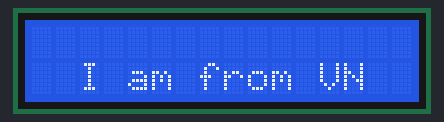
This sketch was run on a simulated Arduino Uno, built with avr-gcc and run on an emulated ATmega328P. Parts: 16×2 character LCD.

Above: at 0.1 s.
At 1.1 s:
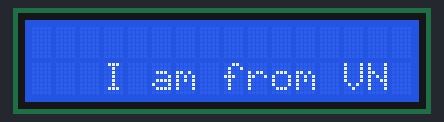
At 7.1 s:
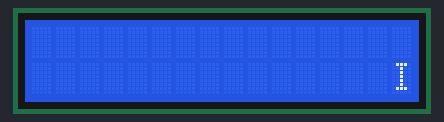
At 14.1 s:
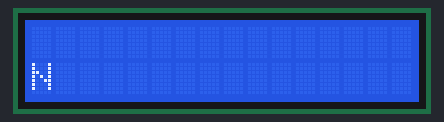
At 20.1 s:
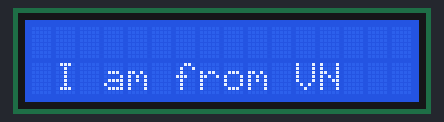
At 39.1 s:
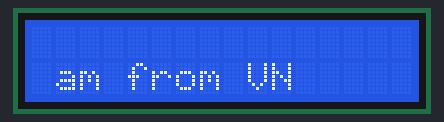

The sketch:

lcd16x2.ino
```cpp
#include <LiquidCrystal.h>
LiquidCrystal lcd (12,11,5,4,3,2);  //khởi tạo chân Lcd (RS,E,D4,D5,D6,D7)

// Tạo ký tự đặc biệt
//https://maxpromer.github.io/LCD-Character-Creator/
byte customChar[]=
{
 B00000,
  B01010,
  B11111,
  B11111,
  B01110,
  B00100,
  B00000,
  B00000
};
void setup() {
  // put your setup code here, to run once:

lcd.begin(16,2); //thiết lập lcd 16x2
lcd.print("Linh Dau  Buoi");
lcd.clear();
lcd.setCursor(2,1); //Đặt con trỏ ở cột 2dòng 1
                  // cột (0-15) hàng (0-1)
lcd.print("I am from VN");
delay(1000);

/*lcd.begin(16, 2);
lcd.createChar(0, customChar);  //hàm tạo ra ký tỵ đặc biệt
lcd.setCursor(7,0);
lcd.write(byte(0));
*/
}

void loop() {
  // put your main code here, to run repeatedly:
/*lcd.clear();  // xóa mà hình
delay(200);
lcd.print("Trinh Dang Nam");//in chữ
delay(1000);
lcd.clear();
lcd.print("Linh Dau Buoi");
delay(1000);
*/
/*lcd.home();// đưa con trở lên trên cùng góc trái màn hình , xuất ra xóa từ góc trái
lcd.print("Helo Word");*/

/*lcd.clear();
lcd.setCursor(4,0);
lcd.print(100,HEX);
delay(1000);
lcd.setCursor(4,1);
lcd.print(100,BIN);
delay(1000);
*/

/*lcd.cursor();// nhấp nháy con trỏ kiểu chân
delay(500);
lcd.noCursor();
delay(500);
lcd.blink();//nhấp nháy trỏ kiểu khối
lcd.display();
delay(200);
lcd.noDisplay();
delay(500);
*/

/*lcd.scrollDisplayLeft();
delay(100);
*/
lcd.scrollDisplayRight();
delay(500);


}
```

Measured:
- what the display in image 1 shows lasts 0.5 s, from 1.1 s to 1.6 s
